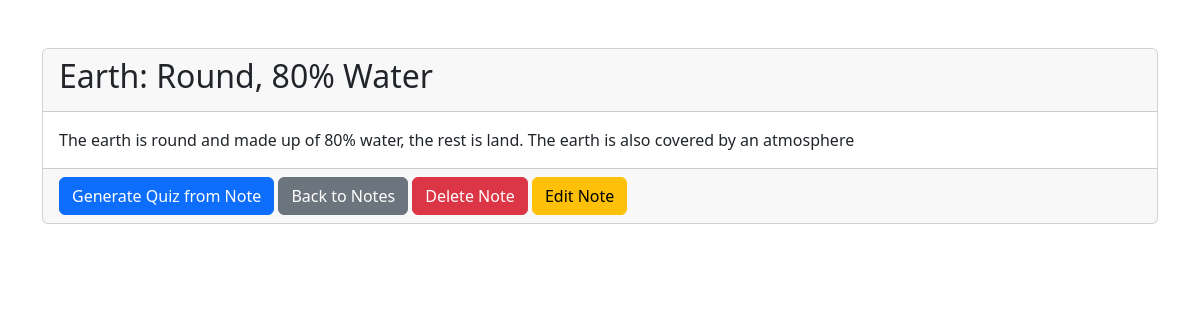
/note/2/ (signed in), run on the app's committed database.
### base/models.py (models this page shows, shortened)
class Note(models.Model):
    user = models.ForeignKey(settings.AUTH_USER_MODEL, on_delete=models.CASCADE)
    title = models.CharField(max_length=255)
    content = models.TextField()
    timestamp = models.DateTimeField(auto_now_add=True)

### base/views.py (the view)
# urls.py: path("note/<int:note_id>/", note_detail_view, name="note_detail"),
@login_required
def note_detail_view(request, note_id):
    note = get_object_or_404(Note, id=note_id, user=request.user)
    return render(request, 'note_detail.html', {'note': note})

### base/templates/note_detail.html (shortened to what this page needs)
{% extends 'base.html' %}
{% block content %}
<div class="container mt-5">
    <div class="card">
        <div class="card-header">
            <h2 class="card-title">{{ note.title }}</h2>
        </div>
        <div class="card-body">
            <p class="card-text">{{ note.content|linebreaksbr }}</p>
        </div>
        <div class="card-footer">
            <a href="{% url 'base:generate_quiz_from_note' note.id %}" class="btn btn-primary">Generate Quiz from Note</a>
            <a href="{% url 'base:notes' %}" class="btn btn-secondary">Back to Notes</a>
            <a href="{% url 'base:delete_note' note.id %}" class="btn btn-danger">Delete Note</a>
            <a href="{% url 'base:edit_note' note.id %}" class="btn btn-warning">Edit Note</a>
        </div>
    </div>
</div>
{% endblock %}

### base/static/css/style.css (style rules this page uses)
html, body { height: 100%; }
body { background-color: #fff; }

### data on the page
Note: title "Earth: Round, 80% Water", content "The earth is round and made up of 80% water, the rest is land. The earth is also covered by an atmosphere"
